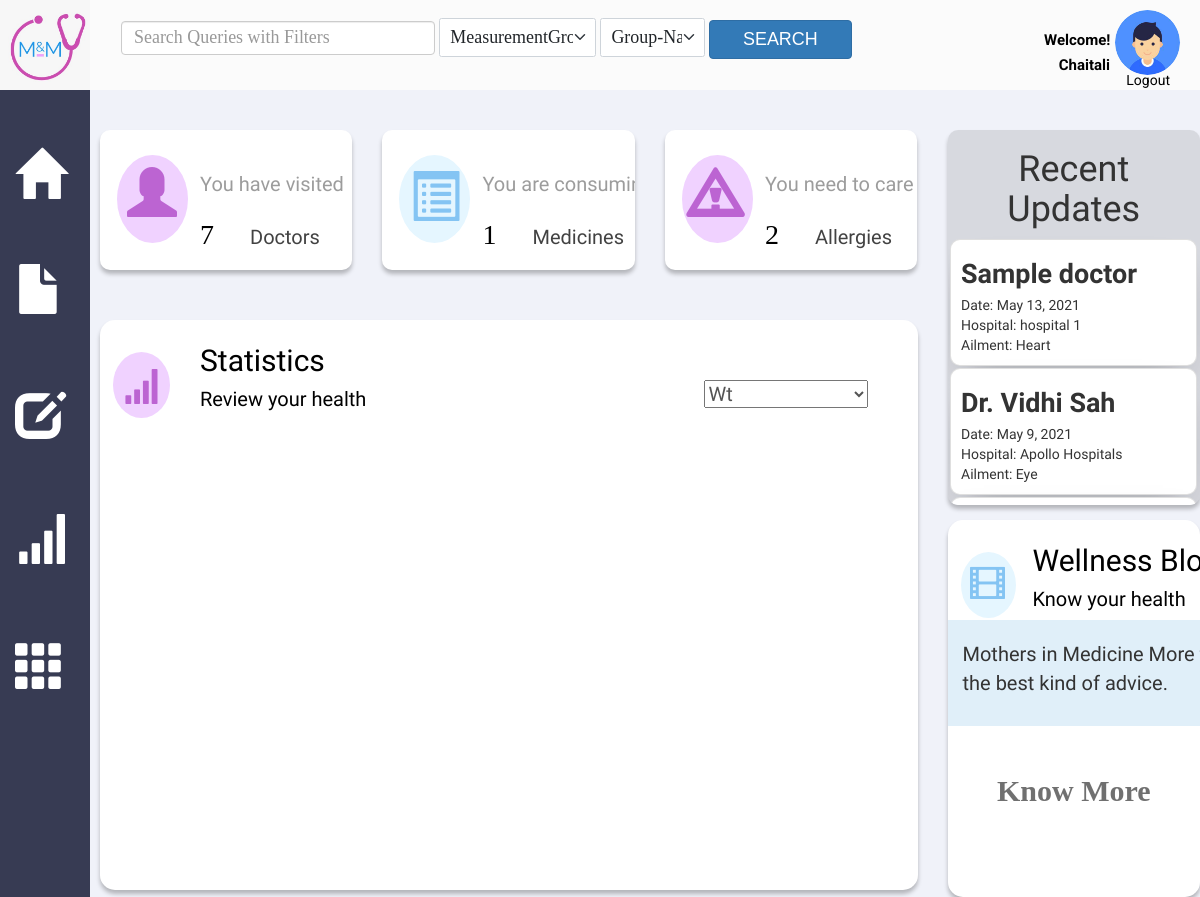
Page /dashboard/ (signed in) on the committed database.
### Record/models.py (models this page shows)
class Record(models.Model):
    patient = models.ForeignKey(User, on_delete=models.CASCADE)
    date = models.DateTimeField(default=timezone.now)
    doctor_name = models.CharField(max_length=100, blank=True)
    hospital_name = models.CharField(max_length=100, blank=True)
    ailment_type = models.CharField(max_length=100)

### UserProfile/views.py (the view)
# urls.py: path('dashboard/', views.dashboard, name='dashboard'),
def dashboard(request):
    user = request.user
    if user.is_authenticated:
        records = Record.objects.filter(patient=user).order_by('-date')
        reports = Report.objects.filter(user=user)
        medicines = Medicine.objects.filter(user=user)
        med_count = 0
        curr_meds = []
        for med in medicines:
            if med.start_date <= dt.date.today() and med.end_date >= dt.date.today():
                med_count += 1
                curr_meds.append(med)
        reminders = len(curr_meds)
        grps = MeasurementGroup.objects.filter(user=user)
        measurements = []
        for grp in grps:
            m = Measurement.objects.filter(group=grp)
            arr = []
            for i in m:
                arr.append(i)
            measurements.append(arr)
        doctors = set([])
        for record in Record.objects.filter(patient=user):
            doctors.add(record.doctor_name)
        doc_count = len(doctors)
        context = extract_data(user)
        print(context)
        allergy_count = len(Allergy.objects.filter(user=user))
        recent_records = records[:3]
        return render(request, "dashboard1.html", {'records': records,
                                                   'reports': reports,
                                                   'medicines': medicines,
                                                   'med_count': med_count,
                                                   'measurements': measurements,
                                                   'curr_meds': curr_meds,
                                                   'reminders': reminders,
                                                   'doc_count': doc_count,
                                                   'doctors': doctors,
                                                   'context': context,
                                                   'allergy_count': allergy_count,
                                                   'recent_records': recent_records,
                                                   })
    return redirect('/login')

### UserProfile/templates/dashboard1.html (shortened to what this page needs)
{% extends 'base_page.html' %}
{% load static %}
{% block content %}
  <div class="dashboard_content">
    <div class="row no-gutters">
      <div class="col-lg-9">
        <div class="row no-gutters" style="margin-top: 40px">
          <div class="col-lg-4 ">
            <div class="v644_105 ">
                <span class="v644_109"></span>
                <span class="glyphicon glyphicon-user" id= "doctor"></span>
                <span class="v644_118">You have visited</span>
                <span class="v644_123">Doctors</span>
                <span class="v644_127">{{ doc_count }}</span>
            </div>
          </div>
          <div class="col-lg-4">
            <a class="" href="/medicine/view/current/" style="text-decoration: none; color: inherit;">
            <div class="v644_107 ">
                <span class="v644_112"></span>
                <span class="glyphicon glyphicon-list-alt" id="medicine"></span>
                <span class="v644_120">You are consuming </span>
                <span class="v644_124">Medicines</span>
                <span class="v644_128">{{ med_count }}</span>
            </div>
            </a>
          </div>
          <div class="col-lg-4" >
            <a class="" href= "/allergy">
            <div class="v644_108">
                <span class="v644_110"></span>
                <span class="glyphicon glyphicon-warning-sign" id="allergy"></span>
                <span class="v644_121">You need to care for</span>
                <span class="v644_130">{{ allergy_count }}</span>
                <span class="v644_125">Allergies</span>
            </div>
              </a>
          </div>
        </div>
        <div class="row" style="margin-top: 40px">
          <div class=" col-lg-12">
            <div class="v644_135">
                <span class="d644_152">Statistics </span>
                <span class="v644_152">Review your health</span>
                <select name="groups" id="groups" class="v644_157" onchange="changeMeasurement()">
                    {% for grp in context.group_list %}
                        <option value="{{grp.group.pk}}">{{grp.group.name}}</option>
                    {% endfor %}
                </select>
                <div class="v644_159"></div>
                <span class="glyphicon glyphicon-signal" id="statistics"></span>
            </div>
          </div>
        </div>
      </div>
      <div class="col-lg-3">
        <div class="row">
        <div class="col-lg-12 ">
        <div class="current_records" style="overflow: scroll; background: rgba(0, 0, 0, 0.1);">
                  <h1 style="font-family: Signika;">Recent Updates</h1>
                    {% for record in recent_records %}
                    <a href="/record/view/{{record.pk}}/" style="text-decoration: none; color: inherit;">
                    <div class="card" style="margin: 1%; font-family: Signika; border-radius: 10px;">
                      <div class="card-body" style="font-family: Signika;">
                        <h5 class="card-title" style="font-family: Signika; font-weight: bolder; font-size: 3vh;">{{record.doctor_name}}</h5>
                          <p class="card-text" style="font-family: Signika;">Date: {{record.date.date}}
                              <br>Hospital: {{record.hospital_name}}
                            <br>Ailment: {{record.ailment_type}}</p>
                      </div>
                    </div>
                    </a>
                    {% endfor %}
            </div>
      </div>
      </div>
      <div class="row">
        <div class="col-lg-12">
        <div class="blog_content">
                <span class="v644_153">Wellness Blogs </span>
                <span class="d644_153">Know your health</span>
                <div class="v644_160"></div>
                <span class="glyphicon glyphicon-film", id="blogs"></span>
                <div class="v644_166">
                    <span class="v644_169">Mothers in Medicine More times than not, motherly advice is the best kind of advice. </span>
                </div>
                <a href="/blog/view" class="v644_172">Know More</a>
        </div>
      </div>
      </div>
      </div>
    </div>
  </div>
{% endblock %}

### UserProfile/templates/base_page.html (shortened to what this page needs)
{% load static %}
<!DOCTYPE html>
<html>
    <head>
        <link href="{% static 'css/base_page.css' %}" rel="stylesheet" />
        <link href="{% static 'css/medicines_main.css' %}" rel="stylesheet" />
        <link href="{% static 'css/show_med.css' %}" rel="stylesheet"/>
        <link href="{% static 'css/dashboard1.css' %}" rel="stylesheet" />
        <link href="{% static 'css/allergy_form.css' %}" rel="stylesheet" />
        <link href="{% static 'css/allergy_main.css' %}" rel="stylesheet"/>
        <link href="{% static 'css/report_view.css' %}" rel="stylesheet" />
        <link href="{% static 'css/report_form.css' %}" rel="stylesheet" />
        <link href="{% static 'css/record_view.css' %}" rel="stylesheet" />
        <link href="{% static 'css/record_form.css' %}" rel="stylesheet" />
        <link href="{% static 'css/measurement.css' %}" rel="stylesheet" />
        <link href="{% static 'css/measurement_group_form.css' %}" rel="stylesheet" />
        <link href="{% static 'css/medicine_form.css' %}" rel="stylesheet" />
        <link href="{% static 'css/chart.css' %}" rel="stylesheet" />
        <link href="{% static 'css/blog.css' %}" rel="stylesheet" />
        <link rel="stylesheet" href="https://maxcdn.bootstrapcdn.com/bootstrap/3.3.7/css/bootstrap.min.css">
        <link href="{% static 'css/add_files.css' %}" rel="stylesheet" />
        <link href="{% static 'css/view_record.css' %}" rel="stylesheet" />
        <link href="{% static 'css/view_allergy.css' %}" rel="stylesheet" />
        <link href="{% static 'css/view_report.css' %}" rel="stylesheet" />
        <link href="https://cdn.jsdelivr.net/npm/bootstrap@5.0.0/dist/css/bootstrap.min.css" rel="stylesheet">
        <link rel="stylesheet" href="https://maxcdn.bootstrapcdn.com/bootstrap/3.3.7/css/bootstrap.min.css">
        <link rel="stylesheet" href="https://maxcdn.bootstrapcdn.com/bootstrap/3.4.0/css/bootstrap.min.css">
        <link rel="stylesheet" href="https://maxcdn.bootstrapcdn.com/bootstrap/3.4.0/css/bootstrap.min.css">
    </head>
    <body>
        <div class="v414_65">
            <div class= "upper_bar">
            <div class="search_form">
            <nav class="navbar navbar-expand-lg navbar-light bg-transparent" >
              <div class="container-fluid">
                  <div class="collapse navbar-collapse" id="navbarSupportedContent">
                  <form action="{% url 'search' %}" method="GET">
                    <input type="text" class="form-control" style="max-width: 30%; font-family: Georgia; font-size: 2vh;" name="search-query" id="search-query" placeholder="Search Queries with Filters">
                    <select class="form-select form-select-lg mb-3" style="font-family: Georgia; font-size: 2vh; max-width: 15%; display: inline;" id="search-for" onchange="setAttributesForModel()" name="search-for">
                        <option value="MeasurementGroup">MeasurementGroup</option>
                    </select>
                    <select class="form-select form-select-lg mb-3" style="font-family: Georgia; font-size: 2vh; max-width: 10%; display: inline;" id="search-by" name="search-by" onchange="setPlaceholders()">
                        <option class="attributes MeasurementGroup" value="Group-Name">Group-Name</option>
                    </select>
                    <button class="btn btn-primary" type="submit" onclick="btnclicked()" style="font-family: Helvetica; font-size: 2vh; max-width: 142.5px; display: inline;">Search</button>
                  </form>
                </div>
              </div>
            </nav>
        </div>
            </div>
            <div class="v414_66"></div>
                <a class="glyphicon glyphicon-home" href="/dashboard" id= "icon0" title="Dashboard"> </a>
                <a class="glyphicon glyphicon-file" href="/record/add" id= "icon1" title="Add Record"> </a>
                <a class="glyphicon glyphicon-edit" href="/report/add" id="icon2" title="Add Report"></a>
                <a class="glyphicon glyphicon-signal" href="/measure/add-measurement/" id="icon3" title="Add Measurements"></a>
                <a class="glyphicon glyphicon-th" href="/medicine/" id="icon4" title="Your Medicines"></a>
            <div class="v414_71">
                {% block content %}
                {% endblock content%}
            </div>
            <a class="v414_73" href="/dashboard"></a>
            </div>
            <div class="v414_88">
            </div>
                            <span class="v414_90">Welcome!</span>
                {% if user.is_authenticated %}
                <span class="name"> <span class="v414_89">{{user}}</span></span>
                    <span class="v277_74">
                    <a class="" style = " font-weight: Medium ; color: black; font-family: "Roboto" ; font-size: 14px" href="/logout">Logout</a>
                    </span>
                {% else %}
                    <span class="v277_74">
                    <a class="" style = " font-weight: Medium ; color: black; font-family: "Roboto" ; font-size: 14px" href="/login">Login</a>
                    </span>
                {% endif %}
    </body>
</html>

### rows in the picture
Record: doctor_name "Sample doctor", date "May 13, 2021", hospital_name "hospital 1", ailment_type "Heart"
Record: doctor_name "Dr. Vidhi Sah", date "May 9, 2021", hospital_name "Apollo Hospitals", ailment_type "Eye"

### other values in the picture
{{ doc_count }} "7"
{{ med_count }} "1"
{{ allergy_count }} "2"
{{ user }} "Chaitali"
form field groups "Wt"
